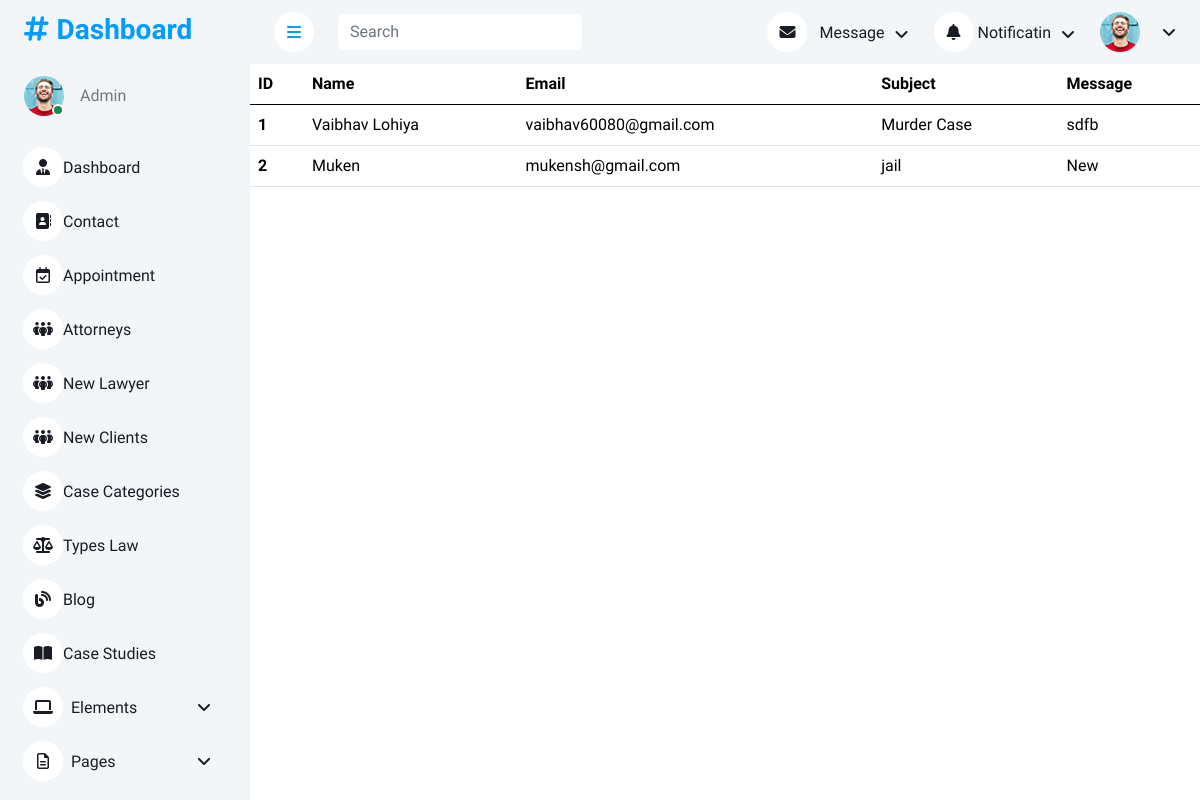
Page /adminapp/contact on the earlier database version.
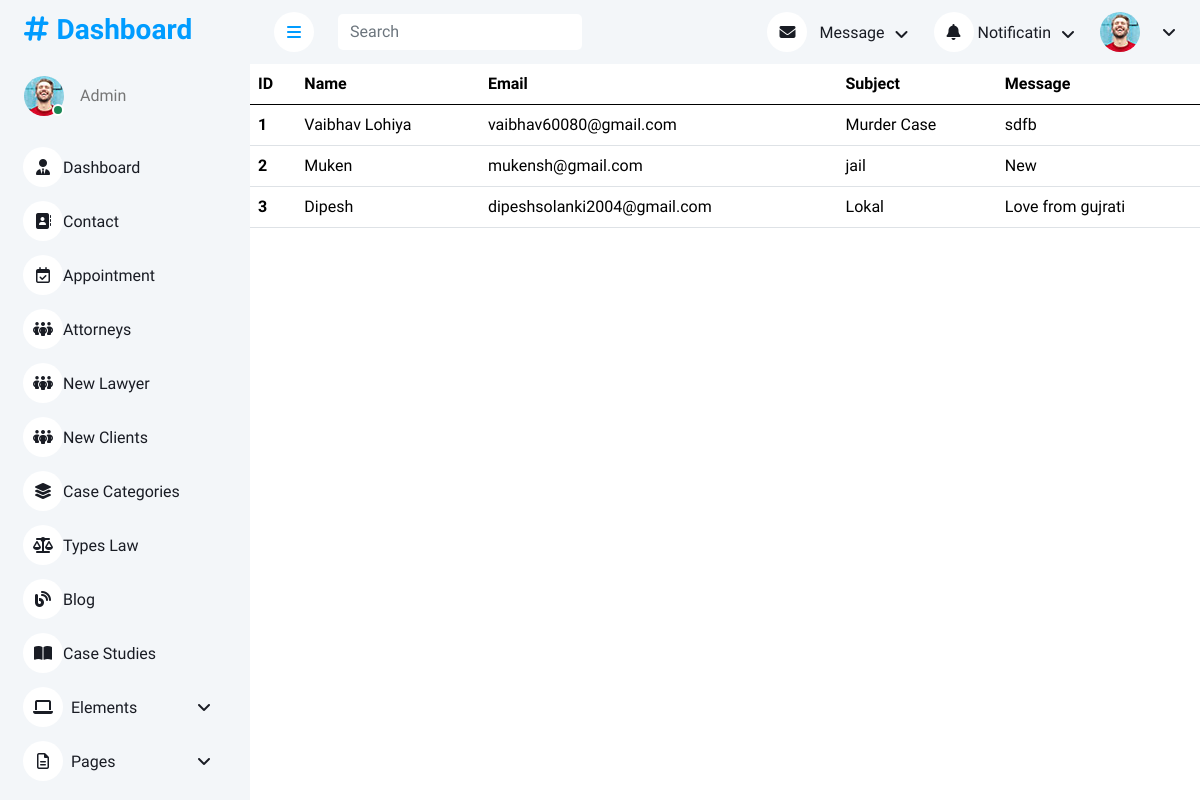
Same page on the later database version.
### userapp/models.py (models this page shows, shortened)
class contact(models.Model):
    name = models.CharField(max_length=25)
    email = models.EmailField()
    subject = models.CharField(max_length=25)
    message = models.CharField(max_length=100)

### adminapp/views.py (the view)
# urls.py: path('contact', views.Show_contact, name='contact'),
def Show_contact(request):
    data = contact.objects.all
    return render(request,'adminapp/contact.html',{"data":data})

### templates/adminapp/contact.html (shortened to what this page needs)
<!DOCTYPE html>
{% load static %}
<html lang="en">
<head>
    <link href="https://cdnjs.cloudflare.com/ajax/libs/font-awesome/6.7.2/css/all.min.css" rel="stylesheet">
    <link href="https://cdn.jsdelivr.net/npm/bootstrap-icons@1.4.1/font/bootstrap-icons.css" rel="stylesheet">
    <link href="https://cdn.jsdelivr.net/npm/bootstrap@5.3.3/dist/css/bootstrap.min.css" rel="stylesheet">
    <link href="{% static 'adminapp/lib/owlcarousel/assets/owl.carousel.min.css'%}" rel="stylesheet">
    <link href="{% static 'adminapp/lib/tempusdominus/css/tempusdominus-bootstrap-4.min.css'%}" rel="stylesheet">
    <link href="{% static 'adminapp/css/bootstrap.min.css' %}" rel="stylesheet">
    <link href="{% static 'adminapp/css/style.css' %}" rel="stylesheet">
</head>
<body>
    <div class="container-xxl position-relative bg-white d-flex p-0">
        {% include 'adminapp/sidebar.html' %}
        <div class="content">
            {% include 'adminapp/navbar.html' %}
            <table class="table">
                <thead>
                    <tr>
                        <th scope="col">ID</th>
                        <th scope="col">Name</th>
                        <th scope="col">Email</th>
                        <th scope="col">Subject</th>
                        <th scope="col">Message</th>
                    </tr>
                </thead>
                <tbody>
                    {% for i in data %}
                        <tr>
                            <th scope="row">{{ i.id }}</th>
                            <td>{{ i.name }}</td>
                            <td>{{ i.email }}</td>
                            <td>{{ i.subject }}</td>
                            <td>{{ i.message }}</td>
                        </tr>
                    {% endfor %}
                </tbody>
            </table>
        </div>
    </div>
</body>
</html>

Differences in the rows shown:
added contact: id "3", name "Dipesh", email "dipeshsolanki2004@gmail.com", subject "Lokal", message "Love from gujrati"
